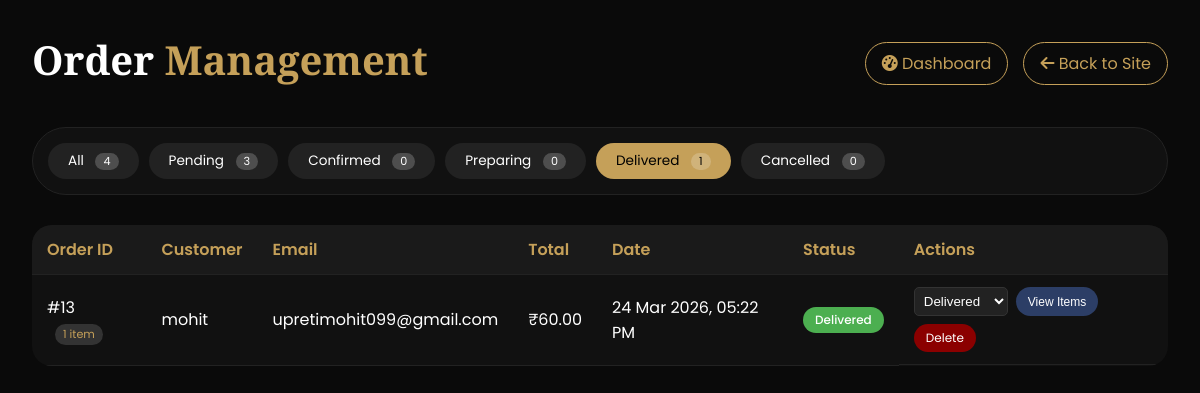
Screenshot of /suleman/admin/ordercontrol.php?status=delivered (signed in) with the database file from the repository.
### tables this page shows
CREATE TABLE `orders` (
  `id` int(11) NOT NULL AUTO_INCREMENT,
  `user_email` varchar(255) DEFAULT NULL,
  `customer_name` varchar(255) NOT NULL,
  `customer_email` varchar(255) NOT NULL,
  `customer_phone` varchar(20) NOT NULL,
  `customer_address` text NOT NULL,
  `total_amount` decimal(10,2) NOT NULL,
  `order_date` timestamp NOT NULL DEFAULT current_timestamp(),
  `status` enum('pending','confirmed','preparing','delivered','cancelled') DEFAULT 'pending',
  `notes` text DEFAULT NULL,
  PRIMARY KEY (`id`)
);

### suleman/admin/ordercontrol.php (the view, shortened to what this page needs)
<?php
$conn = mysqli_connect("localhost", "root", "", "sulemanrestro");
$filter_status = isset($_GET['status']) && $_GET['status'] != '' ? $_GET['status'] : 'all';
$where = "";
if ($filter_status != 'all') {
    $where = "WHERE status = '" . mysqli_real_escape_string($conn, $filter_status) . "'";
}
$orders = [];
$result = mysqli_query($conn, "SELECT * FROM orders $where ORDER BY order_date DESC");
if ($result) {
    while ($row = mysqli_fetch_assoc($result)) {
        $order_id = $row['id'];
        $count_res = mysqli_query($conn, "SELECT COUNT(*) as cnt FROM order_items WHERE order_id = $order_id");
        $cnt = 0;
        if ($count_res && $c = mysqli_fetch_assoc($count_res)) {
            $cnt = $c['cnt'];
        }
        $row['item_count'] = $cnt;
        $orders[] = $row;
    }
}
$counts = ['all' => 0, 'pending' => 0, 'confirmed' => 0, 'preparing' => 0, 'delivered' => 0, 'cancelled' => 0];
$count_res = mysqli_query($conn, "SELECT status, COUNT(*) as cnt FROM orders GROUP BY status");
if ($count_res) {
    while ($row = mysqli_fetch_assoc($count_res)) {
        $counts[$row['status']] = $row['cnt'];
        $counts['all'] += $row['cnt'];
    }
}
?>
<!DOCTYPE html>
<html lang="en">
<head>
    <link rel="stylesheet" href="https://cdnjs.cloudflare.com/ajax/libs/font-awesome/6.4.0/css/all.min.css">
</head>
<body>
<div class="container">
    <div class="admin-bar">
        <h1>Order <span>Management</span></h1>
        <div class="admin-links">
            <a href="adminhome.php"><i class="fas fa-tachometer-alt"></i> Dashboard</a>
            <a href="../home.php"><i class="fas fa-arrow-left"></i> Back to Site</a>
        </div>
    </div>
    <div class="filter-tabs">
        <a href="?status=all" class="filter-tab <?php echo $filter_status == 'all' ? 'active' : ''; ?>">
            All <span class="badge-count"><?php echo $counts['all']; ?></span>
        </a>
        <a href="?status=pending" class="filter-tab <?php echo $filter_status == 'pending' ? 'active' : ''; ?>">
            Pending <span class="badge-count"><?php echo $counts['pending']; ?></span>
        </a>
        <a href="?status=confirmed" class="filter-tab <?php echo $filter_status == 'confirmed' ? 'active' : ''; ?>">
            Confirmed <span class="badge-count"><?php echo $counts['confirmed']; ?></span>
        </a>
        <a href="?status=preparing" class="filter-tab <?php echo $filter_status == 'preparing' ? 'active' : ''; ?>">
            Preparing <span class="badge-count"><?php echo $counts['preparing']; ?></span>
        </a>
        <a href="?status=delivered" class="filter-tab <?php echo $filter_status == 'delivered' ? 'active' : ''; ?>">
            Delivered <span class="badge-count"><?php echo $counts['delivered']; ?></span>
        </a>
        <a href="?status=cancelled" class="filter-tab <?php echo $filter_status == 'cancelled' ? 'active' : ''; ?>">
            Cancelled <span class="badge-count"><?php echo $counts['cancelled']; ?></span>
        </a>
    </div>
    <?php if (empty($orders)): ?>
        <p>No orders found for this status.</p>
    <?php else: ?>
        <div style="overflow-x: auto;">
         <table>
            <thead>
                 <tr>
                    <th>Order ID</th>
                    <th>Customer</th>
                    <th>Email</th>
                    <th>Total</th>
                    <th>Date</th>
                    <th>Status</th>
                    <th>Actions</th>
                 </tr>
            </thead>
            <tbody>
                <?php foreach ($orders as $order): ?>
                 <tr>
                     <td>#<?php echo $order['id']; ?>
                        <?php if ($order['item_count'] > 0): ?>
                            <span class="item-count-badge"><?php echo $order['item_count']; ?> item<?php echo $order['item_count'] != 1 ? 's' : ''; ?></span>
                        <?php endif; ?>
                     </td>
                     <td><?php echo htmlspecialchars($order['customer_name']); ?></td>
                     <td><?php echo htmlspecialchars($order['customer_email']); ?></td>
                     <td>₹<?php echo number_format($order['total_amount'], 2); ?></td>
                     <td><?php echo date('d M Y, h:i A', strtotime($order['order_date'])); ?></td>
                     <td>
                        <span class="status-badge status-<?php echo $order['status']; ?>">
                            <?php echo ucfirst($order['status']); ?>
                        </span>
                     </td>
                    <td class="action-buttons">
                        <form method="POST" style="display: inline-block;">
                            <select name="status" class="status-select" onchange="this.form.submit()">
                                <option value="delivered" <?php if($order['status'] == 'delivered') echo 'selected'; ?>>Delivered</option>
                            </select>
                        </form>
                        <button type="button" onclick="toggleDetails(<?php echo $order['id']; ?>)" class="view-btn">View Items</button>
                        <a href="?delete=<?php echo $order['id']; ?>&status=<?php echo $filter_status; ?>" class="delete-btn" onclick="return confirm('Delete this order permanently?')">Delete</a>
                     </td>
                 </tr>
                <?php endforeach; ?>
            </tbody>
         </table>
        </div>
    <?php endif; ?>
</div>
</body>
</html>

### suleman/admin/ordercontrol.php (style rules this page uses)
* { margin: 0; padding: 0; box-sizing: border-box; }
body { font-family: 'Poppins', sans-serif; background: #0a0a0a; color: #fff; padding: 2rem; }
.container { max-width: 1400px; margin: 0 auto; }
h1 { font-family: 'Playfair Display', serif; font-size: 2.5rem; margin-bottom: 0.5rem; }
h1 span { color: #C5A059; }
.admin-bar { display: flex; justify-content: space-between; align-items: center; margin-bottom: 2rem; flex-wrap: wrap; gap: 1rem; }
.admin-links { display: flex; gap: 15px; }
.admin-links a { color: #C5A059; text-decoration: none; border: 1px solid #C5A059; padding: 8px 16px; border-radius: 40px; transition: 0.3s; }
.filter-tabs { display: flex; flex-wrap: wrap; gap: 10px; margin-bottom: 30px; background: #111; padding: 15px; border-radius: 50px; border: 1px solid #222; }
.filter-tab { padding: 8px 20px; border-radius: 40px; background: #222; color: #fff; text-decoration: none; transition: 0.3s; font-size: 0.85rem; }
.filter-tab.active { background: #C5A059; color: #000; }
.badge-count { display: inline-block; background: rgba(255,255,255,0.2); border-radius: 20px; padding: 0 8px; margin-left: 8px; font-size: 0.7rem; }
table { width: 100%; border-collapse: collapse; background: #111; border-radius: 20px; overflow: hidden; }
th, td { padding: 12px 15px; text-align: left; border-bottom: 1px solid #222; }
th { background: #1a1a1a; color: #C5A059; font-weight: 600; }
.status-badge { display: inline-block; padding: 4px 12px; border-radius: 20px; font-size: 0.75rem; font-weight: 500; }
.status-delivered { background: #4caf50; color: #fff; }
.status-select { background: #222; border: 1px solid #333; color: #fff; padding: 5px; border-radius: 5px; }
.action-buttons { display: flex; gap: 8px; flex-wrap: wrap; }
.view-btn, .delete-btn { padding: 5px 12px; border-radius: 20px; text-decoration: none; font-size: 0.75rem; border: none; cursor: pointer; }
.view-btn { background: #2c3e66; color: #fff; }
.delete-btn { background: #8b0000; color: #fff; }
.item-count-badge { display: inline-block; background: #333; color: #C5A059; border-radius: 20px; padding: 2px 8px; font-size: 0.7rem; margin-left: 8px; }

### rows the page displays
orders: id "13", item_count "1", customer_name "mohit", customer_email "upretimohit099@gmail.com", total_amount "60.00", order_date "24 Mar 2026, 05:22 PM", status "Delivered"

### other values shown
$counts['all'] "4"
$counts['pending'] "3"
$counts['confirmed'] "0"
$counts['preparing'] "0"
$counts['delivered'] "1"
$counts['cancelled'] "0"
